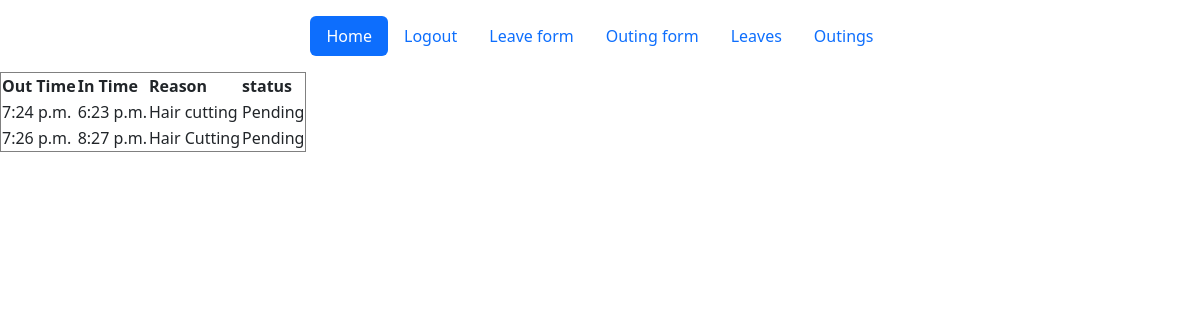
The page /student/outings/ (signed in) on the database its author committed.
### student/models.py (models this page shows)
class Outing(models.Model):
    user = models.ForeignKey(student,on_delete=models.CASCADE)
    out_time = models.TimeField()
    in_time = models.TimeField()
    date = models.DateField(auto_now_add=True)
    reason = models.TextField()

### student/views.py (the view)
# urls.py: path('outings/',views.showOutings,name="show-outings"),
def showOutings(request):
    id= request.user.id
    user =getUser(id)
    outings = Outing.objects.filter(user=user)
    outing_details = []
    for outing in outings:
        outing_dict = {
            'in_time': outing.in_time,
            'out_time': outing.out_time,
            'reason':outing.reason
        }
        outing_details.append(outing_dict)
        print(outing_details)
    return render(request,'showOutings.html',{'outings':outings})

### student/views.py (called while the page is built)
def getUser(id):
    return customUser.objects.get(id=id)

### templates/showOutings.html (shortened to what this page needs)
{% extends "index.html" %}
{% block content %}
<table border="1">
    <thead>
        <tr>
            <th>Out Time</th>
            <th>In Time</th>
            <th>Reason</th>
            <th>status</th>
        </tr>
    </thead>
    <tbody>
        {% for outing in outings %}
        <tr>
            <td>{{ outing.in_time }}</td>
            <td>{{ outing.out_time }}</td>
            <td>{{ outing.reason }}</td>
            <td>Pending</td>
        </tr>
        {% endfor %}
    </tbody>
</table>
{% endblock %}

### rows shown on the page
Outing: in_time "7:24 p.m.", out_time "6:23 p.m.", reason "Hair cutting"
Outing: in_time "7:26 p.m.", out_time "8:27 p.m.", reason "Hair Cutting"
